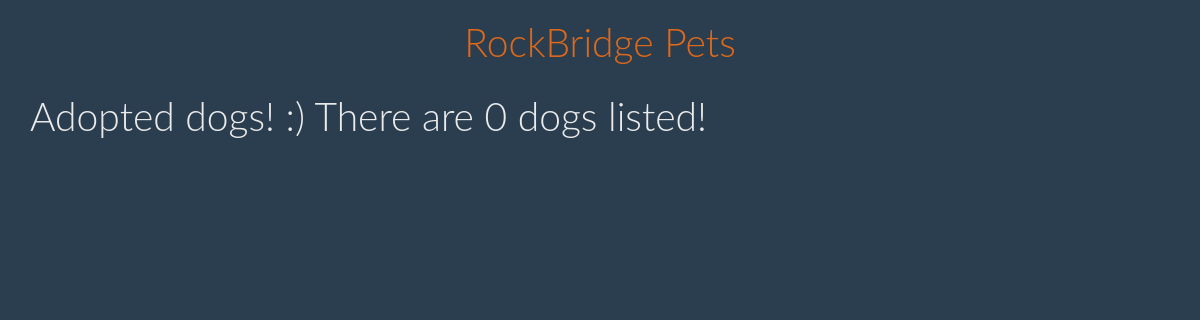
Page /dogs_adopted_list/ on the earlier database version.
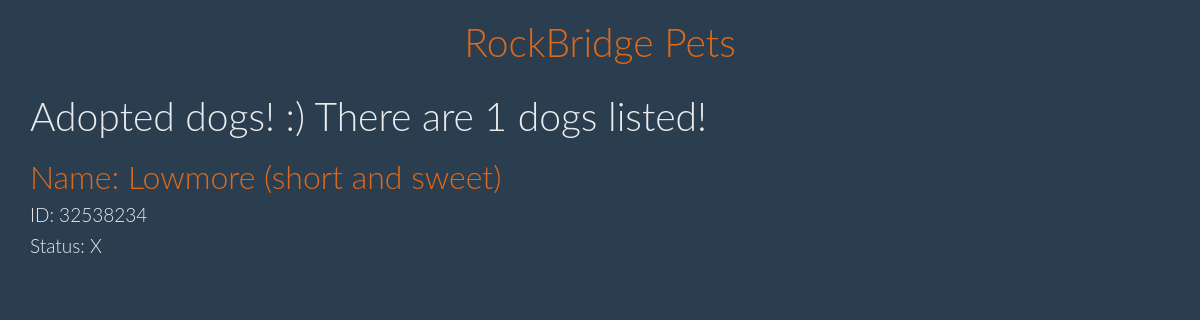
Same page on the later database version.
### petfind/models.py (models this page shows, shortened)
class Animal(models.Model):
    animal = models.CharField(max_length = 20, blank = True)
    petId = models.CharField(max_length = 20, primary_key=True, verbose_name = 'ID', blank = True )
    firstSeen = models.DateTimeField("First Seen", null = True)
    lastSeen = models.DateTimeField("Last seen ", null = True)
    petName = models.CharField(max_length = 50, verbose_name = 'Name: ', blank = True)
    petDescription = models.TextField(verbose_name = 'Description', blank = True)
    petBreed = models.CharField(max_length = 100, verbose_name = 'Breed', blank = True)
    petStatus = models.CharField(max_length = 10, verbose_name = 'Status', blank = True)
    petAge = models.CharField(max_length = 10, blank = True, verbose_name ='Age')
    petSex = models.CharField(max_length = 10, blank = True, verbose_name = 'Sex')
    petSize = models.CharField(max_length = 10, blank = True, verbose_name ='Size')
    petMix = models.CharField(max_length = 10, blank = True, verbose_name ='Mixed?')
    petFeatures = models.CharField(max_length = 200, verbose_name ='Features', blank = True)
    petPhoto = models.TextField(verbose_name = "Picture", blank = True)
    address = models.CharField(max_length = 200, blank = True, default = '10 Animal Place')
    city = models.CharField(max_length = 50, blank = True, default = 'Lexington')
    email = models.CharField(max_length = 200, blank = True, default = 'shelter@rockbridgespca.net' )
    fax = models.CharField(max_length = 200, blank = True, default = '540-464-8847')
    phone = models.CharField(max_length = 200, blank = True, default = '540-463-5123')
    state = models.CharField(max_length = 2,default = 'VA')
    zip = models.CharField(max_length = 10,default = '24450')
    match = models.CharField(max_length = 5, default = "No")
    class Meta:
        ordering = ['petId']

### petfind/views.py (the view)
# urls.py: url(r'^dogs_adopted_list/$', views.dogs_adopted_list),
def dogs_adopted_list(request):
    doglist = Animal.objects.filter(animal='Dog', petStatus='X')
    dogCount = doglist.count()
    sumT = timedelta(days=0)
    for dog in doglist:
        timediff = dog.lastSeen - dog.firstSeen
        sumT += timediff
    if dogCount != 0:
        avg = sumT/dogCount
    else:
        avg = timedelta(days=0)
    averageTime=strfdelta(avg, "{days} days, {hours} hours, and {minutes} minutes")
    return render(request, 'petfind/dogs_adopted_list.html', {'doglist': doglist, 'dogCount': dogCount, 'averageTime': averageTime})

### petfind/views.py (called while the page is built)
def strfdelta(tdelta, fmt):
    d = {"days": tdelta.days}
    d["hours"], rem = divmod(tdelta.seconds, 3600)
    d["minutes"], d["seconds"] = divmod(rem, 60)
    return fmt.format(**d)

### petfind/templates/petfind/dogs_adopted_list.html
{% extends "petfind/base.html" %}
{% block content %}
<h1>Adopted dogs! :) There are {{ dogCount }} dogs listed!</h1>
{% for dog in doglist %}
	<div>
		<h2><a href="{% url 'petfind.views.dogs_detail' pk=dog.petId %}">Name: {{ dog.petName }}</a></h2>
		<h4> ID: {{ dog.petId }}</h4>
		<h4> Status: {{ dog.petStatus }}</h4>
	</div>
{% endfor %}
{% endblock content %}

Differences in the rows shown:
now on this page (row edited): Animal: petName "Lowmore (short and sweet)", petId "32538234", petStatus "X"
Other differences:
{{ dogCount }}: "0" → "1"
